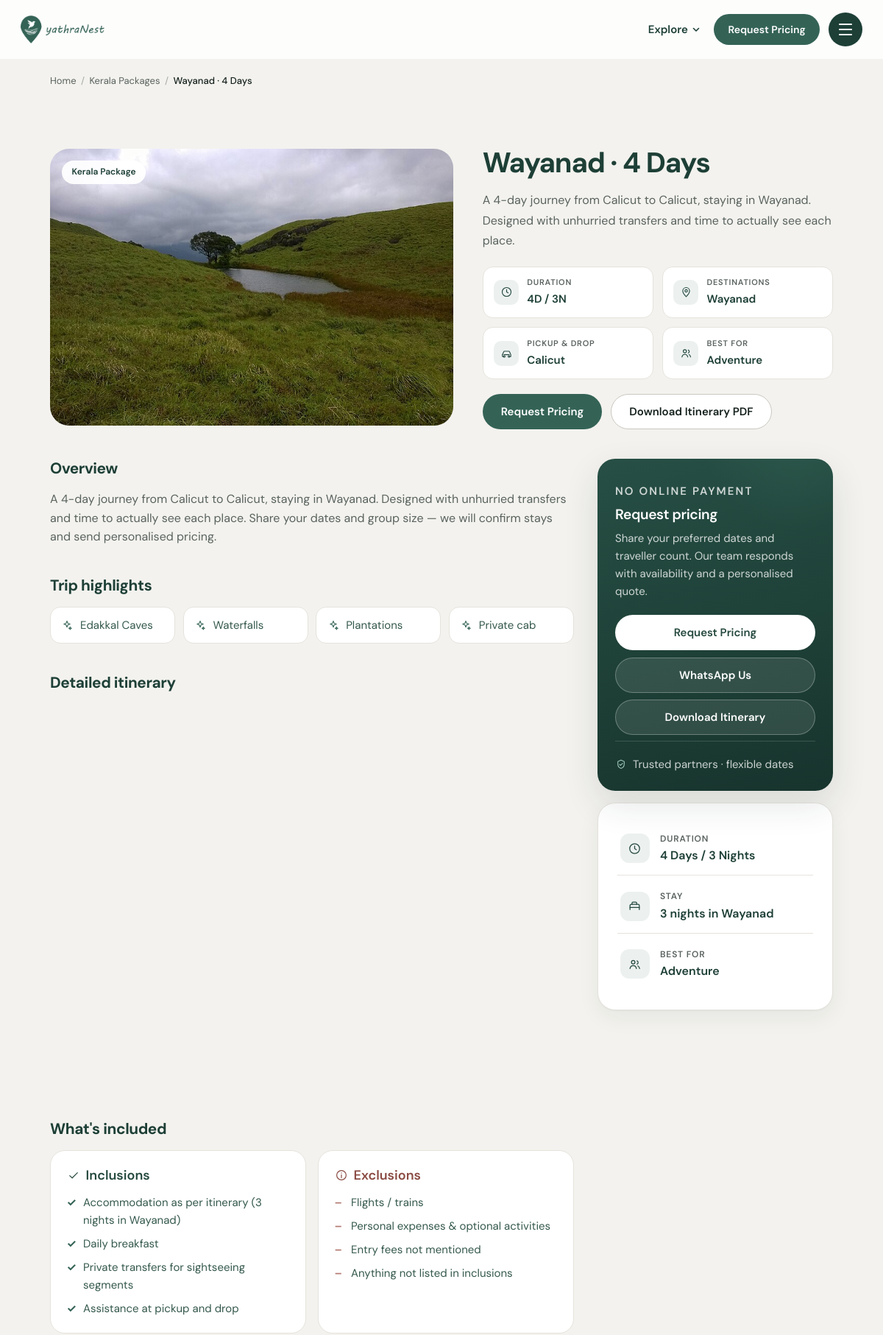
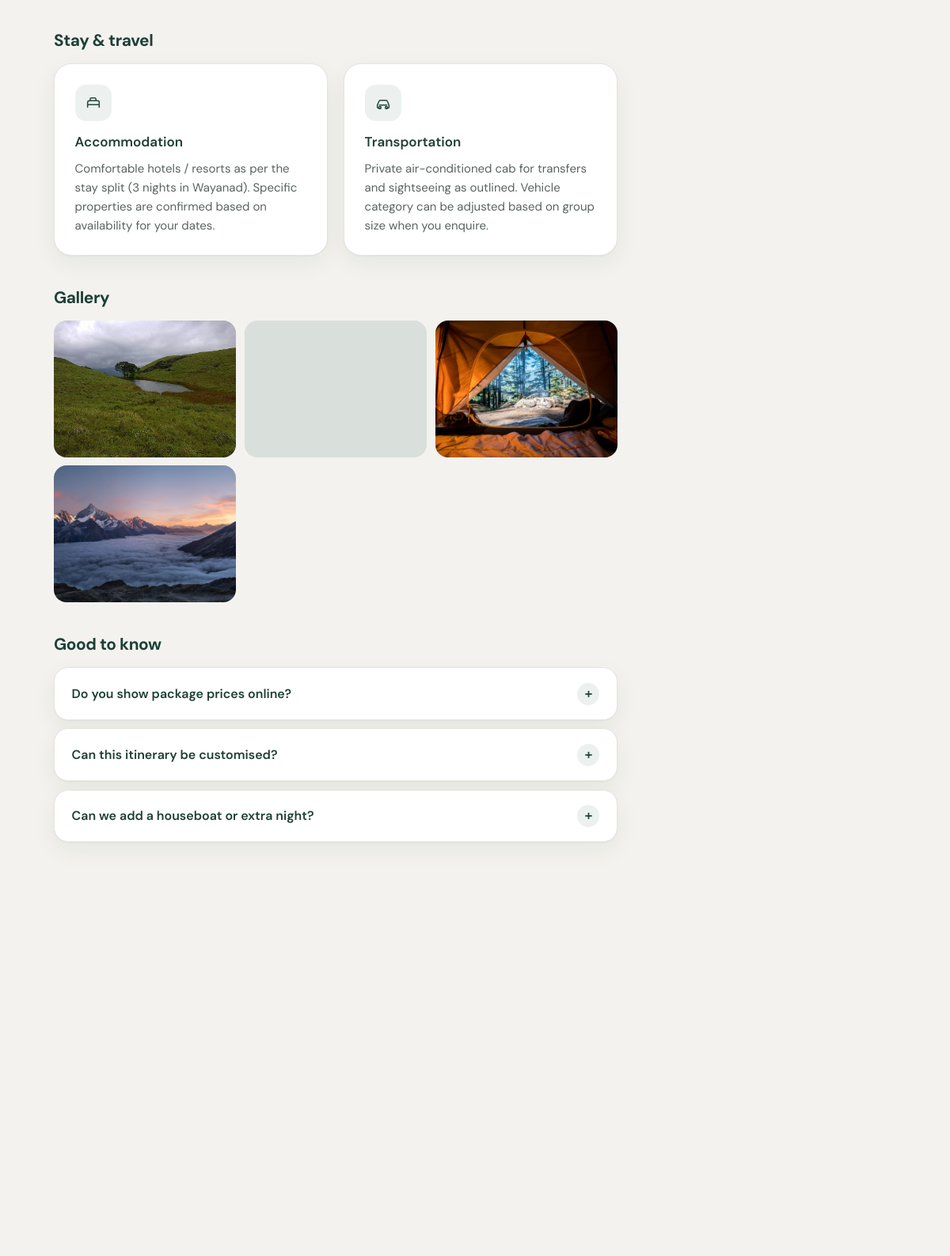
Screenshot of /pages/package-details.php?package=clt-wayanad-4d (upper part) with the database file from the repository (2 pictures, top to bottom).
### tables this page shows
CREATE TABLE IF NOT EXISTS packages (
  id INT UNSIGNED AUTO_INCREMENT PRIMARY KEY,
  slug VARCHAR(120) NOT NULL UNIQUE,
  sheet VARCHAR(80) NOT NULL DEFAULT '',
  group_name VARCHAR(120) NOT NULL DEFAULT '',
  pickup VARCHAR(120) NOT NULL DEFAULT '',
  drop_point VARCHAR(120) NOT NULL DEFAULT '',
  pickup_slug VARCHAR(80) NOT NULL DEFAULT '',
  days TINYINT UNSIGNED NOT NULL DEFAULT 1,
  nights TINYINT UNSIGNED NOT NULL DEFAULT 0,
  stay_split VARCHAR(255) NOT NULL DEFAULT '',
  stay_summary VARCHAR(500) NOT NULL DEFAULT '',
  stays_json JSON NULL,
  destinations_json JSON NULL,
  dest_line VARCHAR(255) NOT NULL DEFAULT '',
  pages_json JSON NULL,
  type VARCHAR(40) NOT NULL DEFAULT 'leisure',
  types_json JSON NULL,
  state VARCHAR(80) NOT NULL DEFAULT '',
  duration_bucket VARCHAR(20) NOT NULL DEFAULT '',
  title VARCHAR(255) NOT NULL,
  overview TEXT NULL,
  card_text TEXT NULL,
  highlights_json JSON NULL,
  itinerary_json JSON NULL,
  image VARCHAR(255) NOT NULL DEFAULT '',
  gallery_json JSON NULL,
  itinerary_pdf VARCHAR(255) NOT NULL DEFAULT '',
  price_chart_pdf VARCHAR(255) NOT NULL DEFAULT '',
  has_houseboat TINYINT(1) NOT NULL DEFAULT 0,
  accommodation TEXT NULL,
  is_featured TINYINT(1) NOT NULL DEFAULT 0,
  is_published TINYINT(1) NOT NULL DEFAULT 1,
  sort_order INT NOT NULL DEFAULT 0,
  created_at TIMESTAMP DEFAULT CURRENT_TIMESTAMP,
  updated_at TIMESTAMP DEFAULT CURRENT_TIMESTAMP ON UPDATE CURRENT_TIMESTAMP,
  KEY idx_packages_published (is_published),
  KEY idx_packages_type (type),
  KEY idx_packages_featured (is_featured),
  KEY idx_packages_pickup (pickup_slug)
);

### pages/package-details.php (the view, shortened to what the rows shown need)
<?php
$slug = get_query('package');
$pkg = null;
try {
    if ($slug !== '') {
        $pkg = package_by_slug($slug);
    }
} catch (Throwable $e) {
    $pkg = null;
}
$related = $pkg ? packages_related($pkg, 3) : [];
$pageKey = ($pkg['pages'][0] ?? 'kerala');
$eyebrow = $pageKey === 'south' ? 'South Indian Package' : ($pageKey === 'domestic' ? 'Domestic Package' : ($pageKey === 'international' ? 'International Package' : 'Kerala Package'));
$heroSrc = media_src((string) ($pkg['image'] ?? ''), '../', 'beach.jpg');
$days = (int) ($pkg['days'] ?? 0);
$nights = (int) ($pkg['nights'] ?? 0);
$nightsLabel = $nights . ' Night' . ($nights === 1 ? '' : 's');
$whatsapp = preg_replace('/\D/', '', setting('whatsapp', '919876543210'));
$typesLabel = $pkg ? (package_types_label($pkg) ?: 'All travellers') : 'All travellers';
$itineraryHref = !empty($pkg['itinerary_pdf'])
    ? media_src((string) $pkg['itinerary_pdf'], '../')
    : 'itinerary-print.php?package=' . rawurlencode((string) ($pkg['slug'] ?? '')) . '&print=1';
function pkg_img_src(string $file): string
{
    return media_src($file, '../', 'beach.jpg');
}
require dirname(__DIR__) . '/includes/layout-header.php';
?>
<main id="main">
  <section class="section section--tight">
    <div class="container">
      <?php if (!$pkg): ?>
        <div class="empty-state">
          <div class="empty-state__icon"><?= yn_icon('compass') ?></div>
          <h2>Package not found</h2>
          <p>This itinerary isn't in our current catalogue. Browse our collections, or tell us what you're planning and we'll build it.</p>
          <div class="btn-group" style="justify-content:center">
            <a class="btn btn--primary" href="kerala-packages.php">Kerala Packages</a>
            <a class="btn btn--secondary" href="south-indian-packages.php">South Indian Packages</a>
          </div>
        </div>
      <?php else: ?>
        <div class="detail-head">
          <div class="detail-head__media">
            <img src="<?= e($heroSrc) ?>" alt="<?= e($pkg['title']) ?>" width="1200" height="750" />
            <span class="detail-head__tag"><?= e($eyebrow) ?></span>
          </div>
          <div>
            <h1><?= e($pkg['title']) ?></h1>
            <p class="detail-head__lead"><?= e(yn_lead($pkg['overview'])) ?></p>
            <div class="spec-grid">
              <div class="spec">
                <span class="spec__icon"><?= yn_icon('clock') ?></span>
                <span>
                  <span class="spec__label">Duration</span>
                  <span class="spec__value"><?= $days ?>D / <?= (int) $nights ?>N</span>
                </span>
              </div>
              <div class="spec">
                <span class="spec__icon"><?= yn_icon('pin') ?></span>
                <span>
                  <span class="spec__label">Destinations</span>
                  <span class="spec__value"><?= e($pkg['dest_line']) ?></span>
                </span>
              </div>
              <div class="spec">
                <span class="spec__icon"><?= yn_icon('car') ?></span>
                <span>
                  <span class="spec__label">Pickup &amp; drop</span>
                  <span class="spec__value"><?= e($pkg['pickup']) ?></span>
                </span>
              </div>
              <div class="spec">
                <span class="spec__icon"><?= yn_icon('users') ?></span>
                <span>
                  <span class="spec__label">Best for</span>
                  <span class="spec__value"><?= e($typesLabel) ?></span>
                </span>
              </div>
            </div>
            <div class="btn-group">
              <a class="btn btn--primary" href="#enquiry" data-open-modal="enquiry-modal" data-package-title="<?= e($pkg['title']) ?>">Request Pricing</a>
              <a class="btn btn--secondary" href="<?= e($itineraryHref) ?>" target="_blank" rel="noopener">Download Itinerary PDF</a>
            </div>
          </div>
        </div>
        <div class="detail-layout">
          <div class="detail-body">
            <div class="content-block">
              <h2>Overview</h2>
              <p class="text-muted"><?= e($pkg['overview']) ?></p>
            </div>
            <div class="content-block">
              <h2>Trip highlights</h2>
              <div class="amenity-grid">
                <?php foreach ($pkg['highlights'] as $h): ?>
                  <span class="amenity"><?= yn_icon('sparkle') ?><?= e($h) ?></span>
                <?php endforeach; ?>
              </div>
            </div>
            <div class="content-block">
              <h2>Detailed itinerary</h2>
              <div class="timeline">
              </div>
            </div>
            <div class="content-block">
              <h2>What's included</h2>
              <div class="incl-grid">
                <div class="incl-card incl-card--yes">
                  <h3><?= yn_icon('check') ?>Inclusions</h3>
                  <ul class="check-list">
                    <li>Accommodation as per itinerary (<?= e($pkg['stay_summary']) ?>)</li>
                    <li><?= !empty($pkg['has_houseboat']) ? 'Daily breakfast and houseboat meals as applicable' : 'Daily breakfast' ?></li>
                    <li>Private transfers for sightseeing segments</li>
                    <li>Assistance at pickup and drop</li>
                  </ul>
                </div>
                <div class="incl-card incl-card--no">
                  <h3><?= yn_icon('info') ?>Exclusions</h3>
                  <ul class="check-list check-list--exclude">
                    <li>Flights / trains</li>
                    <li>Personal expenses &amp; optional activities</li>
                    <li>Entry fees not mentioned</li>
                    <li>Anything not listed in inclusions</li>
                  </ul>
                </div>
              </div>
            </div>
            <div class="content-block">
              <h2>Stay &amp; travel</h2>
              <div class="tile-grid">
                <div class="tile">
                  <span class="tile__icon"><?= yn_icon('bed') ?></span>
                  <h3>Accommodation</h3>
                  <p><?= e($pkg['accommodation']) ?></p>
                </div>
                <div class="tile">
                  <span class="tile__icon"><?= yn_icon('car') ?></span>
                  <h3>Transportation</h3>
                  <p>Private air-conditioned cab for transfers and sightseeing as outlined. Vehicle category can be adjusted based on group size when you enquire.</p>
                </div>
              </div>
            </div>
            <?php if (!empty($pkg['gallery'])): ?>
            <div class="content-block">
              <h2>Gallery</h2>
              <div class="gallery-grid" data-gallery>
                <?php foreach ($pkg['gallery'] as $file):
                  $src = pkg_img_src((string) $file);
                  ?>
                  <button type="button" data-gallery-item data-full="<?= e($src) ?>">
                    <img src="<?= e($src) ?>" alt="<?= e($pkg['title']) ?>" loading="lazy" />
                  </button>
                <?php endforeach; ?>
              </div>
            </div>
            <?php endif; ?>
            <div class="content-block">
              <h2>Good to know</h2>
              <div class="accordion" data-accordion="single">
                <div class="accordion__item">
                  <button class="accordion__trigger" type="button" aria-expanded="false"><span>Do you show package prices online?</span><span class="accordion__icon" aria-hidden="true">+</span></button>
                </div>
                <div class="accordion__item">
                  <button class="accordion__trigger" type="button" aria-expanded="false"><span>Can this itinerary be customised?</span><span class="accordion__icon" aria-hidden="true">+</span></button>
                </div>
                <div class="accordion__item">
                  <button class="accordion__trigger" type="button" aria-expanded="false"><span>Can we add a houseboat or extra night?</span><span class="accordion__icon" aria-hidden="true">+</span></button>
                </div>
              </div>
            </div>
          </div>
          <aside class="detail-aside">
            <div class="quote-card">
              <p class="quote-card__eyebrow">No online payment</p>
              <h3>Request pricing</h3>
              <p>Share your preferred dates and traveller count. Our team responds with availability and a personalised quote.</p>
              <div class="btn-group">
                <a class="btn btn--light" href="#enquiry" data-open-modal="enquiry-modal" data-package-title="<?= e($pkg['title']) ?>">Request Pricing</a>
                <a class="btn btn--secondary quote-card__ghost" href="https://wa.me/<?= e($whatsapp) ?>" target="_blank" rel="noopener noreferrer">WhatsApp Us</a>
                <a class="btn btn--secondary quote-card__ghost" href="<?= e($itineraryHref) ?>" target="_blank" rel="noopener">Download Itinerary</a>
              </div>
              <p class="quote-card__note"><?= yn_icon('shield') ?>Trusted partners · flexible dates</p>
            </div>
            <div class="panel">
              <div class="info-list">
                <div class="info-row">
                  <span class="info-row__icon"><?= yn_icon('clock') ?></span>
                  <span>
                    <span class="info-row__label">Duration</span>
                    <span class="info-row__value"><?= $days ?> Days / <?= e($nightsLabel) ?></span>
                  </span>
                </div>
                <div class="info-row">
                  <span class="info-row__icon"><?= yn_icon('bed') ?></span>
                  <span>
                    <span class="info-row__label">Stay</span>
                    <span class="info-row__value"><?= e($pkg['stay_summary']) ?></span>
                  </span>
                </div>
                <div class="info-row">
                  <span class="info-row__icon"><?= yn_icon('users') ?></span>
                  <span>
                    <span class="info-row__label">Best for</span>
                    <span class="info-row__value"><?= e($typesLabel) ?></span>
                  </span>
                </div>
              </div>
            </div>
          </aside>
        </div>
        <?php if ($related): ?>
        <div class="package-grid">
        </div>
        <?php endif; ?>
      <?php endif; ?>
    </div>
  </section>
</main>
<?php
require dirname(__DIR__) . '/includes/layout-footer.php';

### rows the page displays
packages: image (picture), title "Wayanad · 4 Days", overview "A 4-day journey from Calicut to Calicut, staying in Wayanad. Designed with unhurried transfers and time to actually see each place.", days "4", nights "3", dest_line "Wayanad", pickup "Calicut", overview "A 4-day journey from Calicut to Calicut, staying in Wayanad. Designed with unhurried transfers and time to actually see each place. Share your dates and group size — we will confirm stays and send personalised pricing.", stay_summary "3 nights in Wayanad", accommodation "Comfortable hotels / resorts as per the stay split (3 nights in Wayanad). Specific properties are confirmed based on availability for your dates.", nights "3 Nights"

### other values shown
$label "Home"
$label "Kerala Packages"
$label "Wayanad · 4 Days"
$eyebrow "Kerala Package"
$typesLabel "Adventure"
$h "Edakkal Caves"
$h "Waterfalls"
$h "Plantations"
$h "Private cab"
